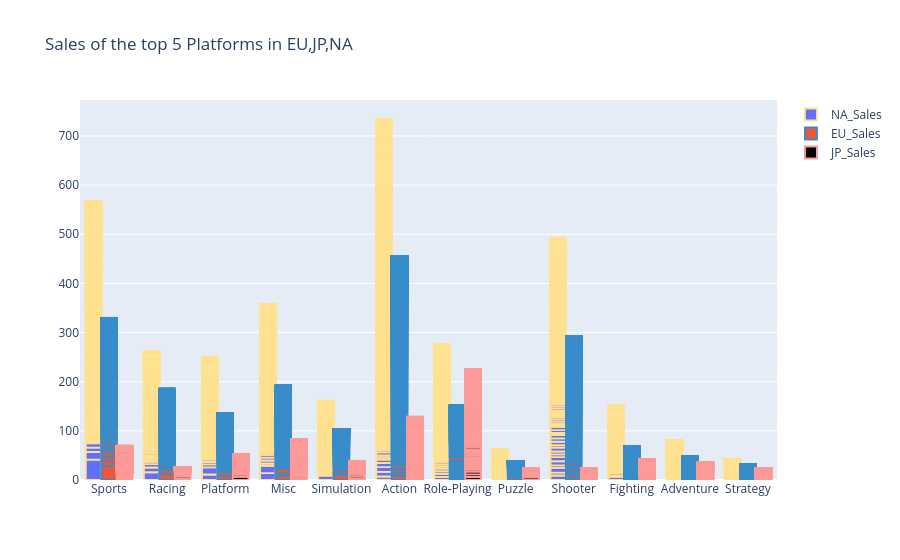

Write notebook code for a chart like this one.
### Markdown cell above
#### 2. The most popular genres (top 5). Explain the differences.

### Code cell
na_sales=go.Bar(
                x=important_period.genre,
                y=important_period.na_sales,
                name="NA_Sales",
                marker= dict(color = 'rgba(60, 60, 60)',
                            line=dict(color='rgb(254,224,144)',width=1.9)))
eu_sales=go.Bar(
                x=important_period.genre,
                y=important_period.eu_sales,
                name="EU_Sales",
                marker=dict(color = 'rgba(224,243,248)',
                           line=dict(color='rgb(56, 140, 200, 0.7)',width=1.9)))
jp_sales=go.Bar(
                x=important_period.genre,
                y=important_period.jp_sales,
                name="JP_Sales",
                marker=dict(color = 'rgba(0,0,0)',
                           line=dict(color='rgb(251,154,153)',width=1.9)))

edit_sales=[na_sales,eu_sales,jp_sales]
layout=go.Layout(barmode="group",title='Sales of the top 5 Platforms in EU,JP,NA')
fig=dict(data=edit_sales,layout=layout)
py.offline.iplot(fig,show_link=False)

### Figure 1 — Plotly figure (JSON) as saved in the notebook; plotly's stock layout.template omitted (floating-point values rounded to 4 significant figures; data arrays with more than 128 entries replaced by an {"elided": "..."} marker saying what was removed)
{"data": [{"marker": {"color": "rgba(60, 60, 60)", "line": {"color": "rgb(254,224,144)", "width": 1.9}}, "name": "NA_Sales", "type": "bar", "x": {"elided": "14120 str values"}, "y": {"elided": "14120 float values"}}, {"marker": {"color": "rgba(224,243,248)", "line": {"color": "rgb(56, 140, 200, 0.7)", "width": 1.9}}, "name": "EU_Sales", "type": "bar", "x": {"elided": "14120 str values"}, "y": {"elided": "14120 float values"}}, {"marker": {"color": "rgba(0,0,0)", "line": {"color": "rgb(251,154,153)", "width": 1.9}}, "name": "JP_Sales", "type": "bar", "x": {"elided": "14120 str values"}, "y": {"elided": "14120 float values"}}], "layout": {"barmode": "group", "title": {"text": "Sales of the top 5 Platforms in EU,JP,NA"}}}
